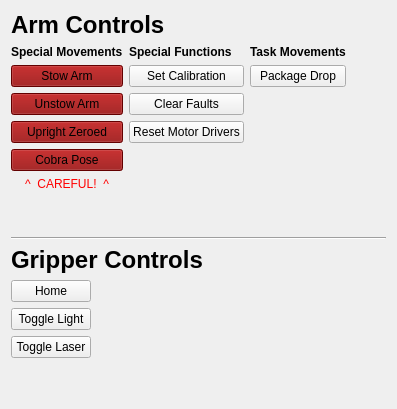
        <widget class="QWidget" name="tab_4">
         <attribute name="title">
          <string>Arm</string>
         </attribute>
         <layout class="QGridLayout" name="gridLayout_15">
          <item row="3" column="0">
           <spacer name="verticalSpacer_3">
            <property name="orientation">
             <enum>Qt::Vertical</enum>
            </property>
            <property name="sizeHint" stdset="0">
             <size>
              <width>20</width>
              <height>40</height>
             </size>
            </property>
           </spacer>
          </item>
          <item row="0" column="0">
           <layout class="QVBoxLayout" name="verticalLayout_14">
            <item>
             <widget class="QLabel" name="label_67">
              <property name="font">
               <font>
                <pointsize>18</pointsize>
                <weight>75</weight>
                <bold>true</bold>
               </font>
              </property>
              <property name="text">
               <string>Arm Controls</string>
              </property>
             </widget>
            </item>
            <item>
             <layout class="QHBoxLayout" name="horizontalLayout_15">
              <item>
               <layout class="QVBoxLayout" name="verticalLayout_15">
                <item>
                 <widget class="QLabel" name="label_68">
                  <property name="font">
                   <font>
                    <weight>75</weight>
                    <bold>true</bold>
                   </font>
                  </property>
                  <property name="text">
                   <string>Special Movements</string>
                  </property>
                 </widget>
                </item>
                <item>
                 <layout class="QGridLayout" name="gridLayout_13">
                  <item row="3" column="0">
                   <widget class="QPushButton" name="arm_control_upright_zeroed_button">
                    <property name="styleSheet">
                     <string notr="true">background-color: darkred;</string>
                    </property>
                    <property name="text">
                     <string>Upright Zeroed</string>
                    </property>
                   </widget>
                  </item>
                  <item row="0" column="0">
                   <widget class="QPushButton" name="arm_controls_stow_arm_button">
                    <property name="styleSheet">
                     <string notr="true">background-color: darkred;</string>
                    </property>
                    <property name="text">
                     <string>Stow Arm</string>
                    </property>
                   </widget>
                  </item>
                  <item row="1" column="0">
                   <widget class="QPushButton" name="arm_controls_unstow_arm_button">
                    <property name="styleSheet">
                     <string notr="true">background-color: darkred;</string>
                    </property>
                    <property name="text">
                     <string>Unstow Arm</string>
                    </property>
                   </widget>
                  </item>
                  <item row="5" column="0">
                   <widget class="QLabel" name="label_71">
                    <property name="styleSheet">
                     <string notr="true">color:red;</string>
                    </property>
                    <property name="text">
                     <string>^  CAREFUL!  ^</string>
                    </property>
                    <property name="alignment">
                     <set>Qt::AlignCenter</set>
                    </property>
                   </widget>
                  </item>
                  <item row="6" column="0">
                   <spacer name="verticalSpacer_4">
                    <property name="orientation">
                     <enum>Qt::Vertical</enum>
                    </property>
                    <property name="sizeType">
                     <enum>QSizePolicy::MinimumExpanding</enum>
                    </property>
                    <property name="sizeHint" stdset="0">
                     <size>
                      <width>20</width>
                      <height>40</height>
                     </size>
                    </property>
                   </spacer>
                  </item>
                  <item row="4" column="0">
                   <widget class="QPushButton" name="arm_control_cobra_button">
                    <property name="palette">
                     <palette>
                      <active>
                       <colorrole role="WindowText">
                        <brush brushstyle="SolidPattern">
                         <color alpha="255">
                          <red>0</red>
                          <green>0</green>
                          <blue>0</blue>
                         </color>
                        </brush>
                       </colorrole>
                       <colorrole role="Button">
                        <brush brushstyle="SolidPattern">
                         <color alpha="255">
                          <red>139</red>
                          <green>0</green>
                          <blue>0</blue>
                         </color>
                        </brush>
                       </colorrole>
                       <colorrole role="Light">
                        <brush brushstyle="SolidPattern">
                         <color alpha="255">
                          <red>209</red>
                          <green>0</green>
                          <blue>0</blue>
                         </color>
                        </brush>
                       </colorrole>
                       <colorrole role="Midlight">
                        <brush brushstyle="SolidPattern">
                         <color alpha="255">
                          <red>174</red>
                          <green>0</green>
                          <blue>0</blue>
                         </color>
                        </brush>
                       </colorrole>
                       <colorrole role="Dark">
                        <brush brushstyle="SolidPattern">
                         <color alpha="255">
                          <red>69</red>
                          <green>0</green>
                          <blue>0</blue>
                         </color>
                        </brush>
                       </colorrole>
                       <colorrole role="Mid">
                        <brush brushstyle="SolidPattern">
                         <color alpha="255">
                          <red>93</red>
                          <green>0</green>
                          <blue>0</blue>
                         </color>
                        </brush>
                       </colorrole>
                       <colorrole role="Text">
                        <brush brushstyle="SolidPattern">
                         <color alpha="255">
                          <red>60</red>
                          <green>60</green>
                          <blue>60</blue>
                         </color>
                        </brush>
                       </colorrole>
                       <colorrole role="BrightText">
                        <brush brushstyle="SolidPattern">
                         <color alpha="255">
                          <red>255</red>
                          <green>255</green>
                          <blue>255</blue>
                         </color>
                        </brush>
                       </colorrole>
                       <colorrole role="ButtonText">
                        <brush brushstyle="SolidPattern">
                         <color alpha="255">
                          <red>0</red>
                          <green>0</green>
                          <blue>0</blue>
                         </color>
                        </brush>
                       </colorrole>
                       <colorrole role="Base">
                        <brush brushstyle="SolidPattern">
                         <color alpha="255">
                          <red>139</red>
                          <green>0</green>
                          <blue>0</blue>
                         </color>
                        </brush>
                       </colorrole>
                       <colorrole role="Window">
                        <brush brushstyle="SolidPattern">
                         <color alpha="255">
                          <red>139</red>
                          <green>0</green>
                          <blue>0</blue>
                         </color>
                        </brush>
                       </colorrole>
                       <colorrole role="Shadow">
                        <brush brushstyle="SolidPattern">
                         <color alpha="255">
                          <red>0</red>
                          <green>0</green>
                          <blue>0</blue>
                         </color>
                        </brush>
                       </colorrole>
                       <colorrole role="AlternateBase">
                        <brush brushstyle="SolidPattern">
                         <color alpha="255">
                          <red>197</red>
                          <green>127</green>
                          <blue>127</blue>
                         </color>
                        </brush>
                       </colorrole>
                       <colorrole role="ToolTipBase">
                        <brush brushstyle="SolidPattern">
                         <color alpha="255">
                          <red>255</red>
                          <green>255</green>
                          <blue>220</blue>
                         </color>
                        </brush>
                       </colorrole>
                       <colorrole role="ToolTipText">
                        <brush brushstyle="SolidPattern">
                         <color alpha="255">
                          <red>0</red>
                          <green>0</green>
                          <blue>0</blue>
                         </color>
                        </brush>
                       </colorrole>
                       <colorrole role="PlaceholderText">
                        <brush brushstyle="NoBrush">
                         <color alpha="128">
                          <red>60</red>
                          <green>60</green>
                          <blue>60</blue>
                         </color>
                        </brush>
                       </colorrole>
                      </active>
                      <inactive>
                       <colorrole role="WindowText">
                        <brush brushstyle="SolidPattern">
                         <color alpha="255">
                          <red>0</red>
                          <green>0</green>
                          <blue>0</blue>
                         </color>
                        </brush>
                       </colorrole>
                       <colorrole role="Button">
                        <brush brushstyle="SolidPattern">
                         <color alpha="255">
                          <red>139</red>
                          <green>0</green>
                          <blue>0</blue>
                         </color>
                        </brush>
                       </colorrole>
                       <colorrole role="Light">
                        <brush brushstyle="SolidPattern">
                         <color alpha="255">
                          <red>209</red>
                          <green>0</green>
                          <blue>0</blue>
                         </color>
                        </brush>
                       </colorrole>
                       <colorrole role="Midlight">
                        <brush brushstyle="SolidPattern">
                         <color alpha="255">
                          <red>174</red>
                          <green>0</green>
                          <blue>0</blue>
                         </color>
                        </brush>
                       </colorrole>
                       <colorrole role="Dark">
                        <brush brushstyle="SolidPattern">
                         <color alpha="255">
                          <red>69</red>
                          <green>0</green>
                          <blue>0</blue>
                         </color>
                        </brush>
                       </colorrole>
                       <colorrole role="Mid">
                        <brush brushstyle="SolidPattern">
                         <color alpha="255">
                          <red>93</red>
                          <green>0</green>
                          <blue>0</blue>
                         </color>
                        </brush>
                       </colorrole>
                       <colorrole role="Text">
                        <brush brushstyle="SolidPattern">
                         <color alpha="255">
                          <red>60</red>
                          <green>60</green>
                          <blue>60</blue>
                         </color>
                        </brush>
                       </colorrole>
                       <colorrole role="BrightText">
                        <brush brushstyle="SolidPattern">
                         <color alpha="255">
                          <red>255</red>
                          <green>255</green>
                          <blue>255</blue>
                         </color>
                        </brush>
                       </colorrole>
                       <colorrole role="ButtonText">
                        <brush brushstyle="SolidPattern">
                         <color alpha="255">
                          <red>0</red>
                          <green>0</green>
                          <blue>0</blue>
                         </color>
                        </brush>
                       </colorrole>
                       <colorrole role="Base">
                        <brush brushstyle="SolidPattern">
                         <color alpha="255">
                          <red>139</red>
                          <green>0</green>
                          <blue>0</blue>
                         </color>
                        </brush>
                       </colorrole>
                       <colorrole role="Window">
                        <brush brushstyle="SolidPattern">
                         <color alpha="255">
                          <red>139</red>
                          <green>0</green>
                          <blue>0</blue>
                         </color>
                        </brush>
                       </colorrole>
                       <colorrole role="Shadow">
                        <brush brushstyle="SolidPattern">
                         <color alpha="255">
                          <red>0</red>
                          <green>0</green>
                          <blue>0</blue>
                         </color>
                        </brush>
                       </colorrole>
                       <colorrole role="AlternateBase">
                        <brush brushstyle="SolidPattern">
                         <color alpha="255">
                          <red>197</red>
                          <green>127</green>
                          <blue>127</blue>
                         </color>
                        </brush>
                       </colorrole>
                       <colorrole role="ToolTipBase">
                        <brush brushstyle="SolidPattern">
                         <color alpha="255">
                          <red>255</red>
                          <green>255</green>
                          <blue>220</blue>
                         </color>
                        </brush>
                       </colorrole>
                       <colorrole role="ToolTipText">
                        <brush brushstyle="SolidPattern">
                         <color alpha="255">
                          <red>0</red>
                          <green>0</green>
                          <blue>0</blue>
                         </color>
                        </brush>
                       </colorrole>
                       <colorrole role="PlaceholderText">
                        <brush brushstyle="NoBrush">
                         <color alpha="128">
                          <red>60</red>
                          <green>60</green>
                          <blue>60</blue>
                         </color>
                        </brush>
                       </colorrole>
                      </inactive>
                      <disabled>
                       <colorrole role="WindowText">
                        <brush brushstyle="SolidPattern">
                         <color alpha="255">
                          <red>69</red>
                          <green>0</green>
                          <blue>0</blue>
                         </color>
                        </brush>
                       </colorrole>
                       <colorrole role="Button">
                        <brush brushstyle="SolidPattern">
                         <color alpha="255">
                          <red>139</red>
                          <green>0</green>
                          <blue>0</blue>
                         </color>
                        </brush>
                       </colorrole>
                       <colorrole role="Light">
                        <brush brushstyle="SolidPattern">
                         <color alpha="255">
                          <red>209</red>
                          <green>0</green>
                          <blue>0</blue>
                         </color>
                        </brush>
                       </colorrole>
                       <colorrole role="Midlight">
                        <brush brushstyle="SolidPattern">
                         <color alpha="255">
                          <red>174</red>
                          <green>0</green>
                          <blue>0</blue>
                         </color>
                        </brush>
                       </colorrole>
                       <colorrole role="Dark">
                        <brush brushstyle="SolidPattern">
                         <color alpha="255">
                          <red>69</red>
                          <green>0</green>
                          <blue>0</blue>
                         </color>
                        </brush>
                       </colorrole>
                       <colorrole role="Mid">
                        <brush brushstyle="SolidPattern">
                         <color alpha="255">
                          <red>93</red>
                          <green>0</green>
                          <blue>0</blue>
                         </color>
                        </brush>
                       </colorrole>
                       <colorrole role="Text">
                        <brush brushstyle="SolidPattern">
                         <color alpha="255">
                          <red>69</red>
                          <green>0</green>
                          <blue>0</blue>
                         </color>
                        </brush>
                       </colorrole>
                       <colorrole role="BrightText">
                        <brush brushstyle="SolidPattern">
                         <color alpha="255">
                          <red>255</red>
                          <green>255</green>
                          <blue>255</blue>
                         </color>
                        </brush>
                       </colorrole>
                       <colorrole role="ButtonText">
                        <brush brushstyle="SolidPattern">
                         <color alpha="255">
                          <red>69</red>
                          <green>0</green>
                          <blue>0</blue>
                         </color>
                        </brush>
                       </colorrole>
                       <colorrole role="Base">
                        <brush brushstyle="SolidPattern">
                         <color alpha="255">
                          <red>139</red>
                          <green>0</green>
                          <blue>0</blue>
                         </color>
                        </brush>
                       </colorrole>
                       <colorrole role="Window">
                        <brush brushstyle="SolidPattern">
                         <color alpha="255">
                          <red>139</red>
                          <green>0</green>
                          <blue>0</blue>
                         </color>
                        </brush>
                       </colorrole>
                       <colorrole role="Shadow">
                        <brush brushstyle="SolidPattern">
                         <color alpha="255">
                          <red>0</red>
                          <green>0</green>
                          <blue>0</blue>
                         </color>
                        </brush>
                       </colorrole>
                       <colorrole role="AlternateBase">
                        <brush brushstyle="SolidPattern">
                         <color alpha="255">
                          <red>139</red>
                          <green>0</green>
                          <blue>0</blue>
                         </color>
                        </brush>
                       </colorrole>
                       <colorrole role="ToolTipBase">
                        <brush brushstyle="SolidPattern">
                         <color alpha="255">
                          <red>255</red>
                          <green>255</green>
                          <blue>220</blue>
                         </color>
                        </brush>
                       </colorrole>
                       <colorrole role="ToolTipText">
                        <brush brushstyle="SolidPattern">
                         <color alpha="255">
                          <red>0</red>
                          <green>0</green>
                          <blue>0</blue>
                         </color>
                        </brush>
                       </colorrole>
                       <colorrole role="PlaceholderText">
                        <brush brushstyle="NoBrush">
                         <color alpha="128">
                          <red>60</red>
                          <green>60</green>
                          <blue>60</blue>
                         </color>
                        </brush>
                       </colorrole>
                      </disabled>
                     </palette>
                    </property>
                    <property name="styleSheet">
                     <string notr="true">background-color: darkred;</string>
                    </property>
                    <property name="text">
                     <string>Cobra Pose</string>
                    </property>
                   </widget>
                  </item>
                 </layout>
                </item>
               </layout>
              </item>
              <item>
               <layout class="QVBoxLayout" name="verticalLayout_17">
                <item>
                 <widget class="QLabel" name="label_70">
                  <property name="font">
                   <font>
                    <weight>75</weight>
                    <bold>true</bold>
                   </font>
                  </property>
                  <property name="text">
                   <string>Special Functions</string>
                  </property>
                 </widget>
                </item>
                <item>
                 <layout class="QGridLayout" name="gridLayout_14">
                  <item row="0" column="0">
                   <widget class="QPushButton" name="arm_controls_calibration_button">
                    <property name="text">
                     <string>Set Calibration</string>
                    </property>
                   </widget>
                  </item>
                  <item row="1" column="0">
                   <widget class="QPushButton" name="arm_controls_clear_faults_button">
                    <property name="text">
                     <string>Clear Faults</string>
                    </property>
                   </widget>
                  </item>
                  <item row="2" column="0">
                   <widget class="QPushButton" name="arm_controls_reset_motor_drivers_button">
                    <property name="text">
                     <string>Reset Motor Drivers</string>
                    </property>
                   </widget>
                  </item>
                 </layout>
                </item>
                <item>
                 <spacer name="verticalSpacer_5">
                  <property name="orientation">
                   <enum>Qt::Vertical</enum>
                  </property>
                  <property name="sizeType">
                   <enum>QSizePolicy::MinimumExpanding</enum>
                  </property>
                  <property name="sizeHint" stdset="0">
                   <size>
                    <width>20</width>
                    <height>40</height>
                   </size>
                  </property>
                 </spacer>
                </item>
               </layout>
              </item>
              <item>
               <layout class="QVBoxLayout" name="verticalLayout_25">
                <item>
                 <widget class="QLabel" name="label_69">
                  <property name="font">
                   <font>
                    <weight>75</weight>
                    <bold>true</bold>
                   </font>
                  </property>
                  <property name="text">
                   <string>Task Movements</string>
                  </property>
                 </widget>
                </item>
                <item>
                 <layout class="QGridLayout" name="gridLayout_19">
                  <item row="0" column="0">
                   <widget class="QPushButton" name="arm_controls_package_drop_button">
                    <property name="styleSheet">
                     <string notr="true"/>
                    </property>
                    <property name="text">
                     <string>Package Drop</string>
                    </property>
                   </widget>
                  </item>
                  <item row="2" column="0">
                   <spacer name="verticalSpacer_7">
                    <property name="orientation">
                     <enum>Qt::Vertical</enum>
                    </property>
                    <property name="sizeType">
                     <enum>QSizePolicy::MinimumExpanding</enum>
                    </property>
                    <property name="sizeHint" stdset="0">
                     <size>
                      <width>20</width>
                      <height>40</height>
                     </size>
                    </property>
                   </spacer>
                  </item>
                 </layout>
                </item>
               </layout>
              </item>
              <item>
               <spacer name="horizontalSpacer_15">
                <property name="orientation">
                 <enum>Qt::Horizontal</enum>
                </property>
                <property name="sizeHint" stdset="0">
                 <size>
                  <width>40</width>
                  <height>20</height>
                 </size>
                </property>
               </spacer>
              </item>
             </layout>
            </item>
           </layout>
          </item>
          <item row="2" column="0">
           <layout class="QHBoxLayout" name="horizontalLayout_14">
            <item>
             <layout class="QVBoxLayout" name="verticalLayout_7">
              <item>
               <widget class="QLabel" name="label_19">
                <property name="font">
                 <font>
                  <pointsize>18</pointsize>
                  <weight>75</weight>
                  <bold>true</bold>
                 </font>
                </property>
                <property name="text">
                 <string>Gripper Controls</string>
                </property>
               </widget>
              </item>
              <item>
               <layout class="QGridLayout" name="gridLayout_9">
                <item row="0" column="1">
                 <spacer name="horizontalSpacer_17">
                  <property name="orientation">
                   <enum>Qt::Horizontal</enum>
                  </property>
                  <property name="sizeHint" stdset="0">
                   <size>
                    <width>40</width>
                    <height>20</height>
                   </size>
                  </property>
                 </spacer>
                </item>
                <item row="0" column="0">
                 <layout class="QVBoxLayout" name="verticalLayout_9">
                  <item>
                   <widget class="QPushButton" name="gripper_home_button">
                    <property name="text">
                     <string>Home</string>
                    </property>
                   </widget>
                  </item>
                  <item>
                   <widget class="QPushButton" name="gripper_toggle_light_button">
                    <property name="text">
                     <string>Toggle Light</string>
                    </property>
                   </widget>
                  </item>
                  <item>
                   <widget class="QPushButton" name="gripper_toggle_laser_button">
                    <property name="text">
                     <string>Toggle Laser</string>
                    </property>
                   </widget>
                  </item>
                 </layout>
                </item>
               </layout>
              </item>
             </layout>
            </item>
           </layout>
          </item>
          <item row="1" column="0">
           <widget class="Line" name="line_8">
            <property name="orientation">
             <enum>Qt::Horizontal</enum>
            </property>
           </widget>
          </item>
         </layout>
        </widget>
